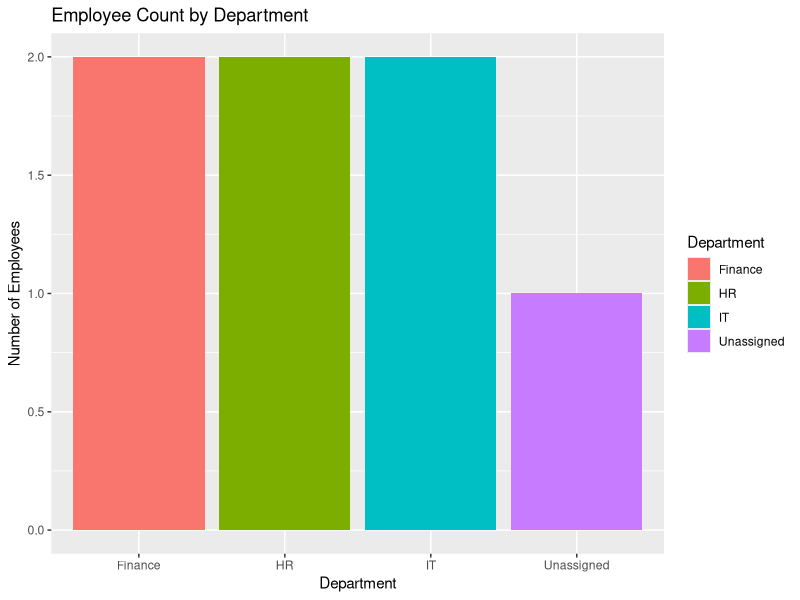
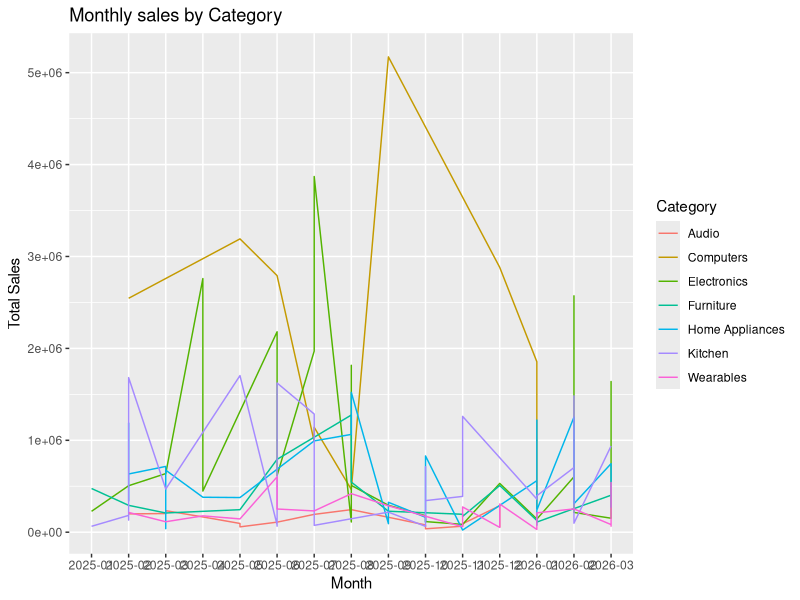
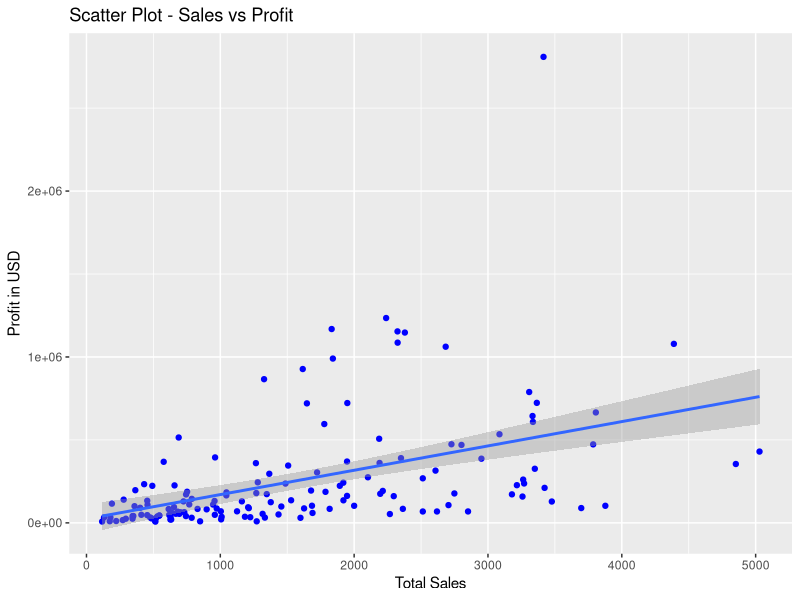
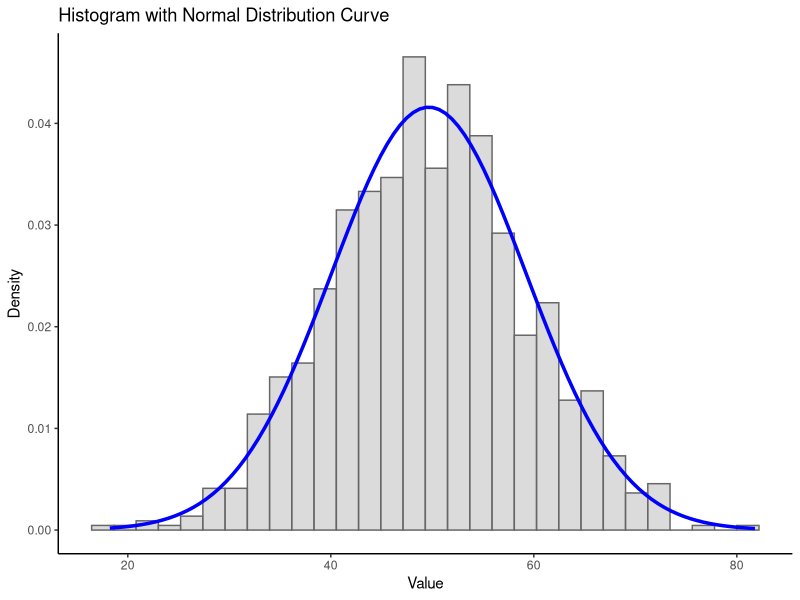

These charts were generated, in order, by the following R code:
# Read data for Q-62
library(ggplot2)
setwd("~/IGNOU-MSCDSA/Semester-I/programming-assignments/ignou-mscdsa/Semester-1/MCSL065/R-Programming-Session-17-20")
employee_data <- read.csv(file = "employees.csv")

# Q-62
employee_data$Department[is.na(employee_data$Department)] <- "Unassigned"
ggplot(employee_data, aes(x=Department, fill = Department)) + geom_bar() + labs(title="Employee Count by Department", x="Department", y="Number of Employees")

# Q-63
product_data <- read.csv(file = "PRODUCT.csv")
ggplot(product_data, aes(x=Month, y=Total_Sales_USD, colour = Category, group = Category)) + geom_line() + labs(title = "Monthly sales by Category", x="Month", y="Total Sales")

# Q-64
ggplot(product_data, aes(x=Units_Sold, y=Net_Profit_USD)) + geom_point(color = "blue") + geom_smooth(method = "lm") + labs(title = "Scatter Plot - Sales vs Profit", x="Total Sales", y="Profit in USD")

# Q-65
# 1. Generate dataset
set.seed(101)
sim_data <- data.frame(Value = rnorm(1000, mean = 50, sd = 10))

# 2. Build plot layer by layer using '+'
ggplot(sim_data, aes(x = Value)) +
  geom_histogram(aes(y = after_stat(density)), bins = 30, fill = "gray80", color = "gray40", alpha = 0.7) +
  stat_function(
    fun = dnorm, 
    args = list(mean = mean(sim_data$Value), sd = sd(sim_data$Value)),
    color = "blue", 
    linewidth = 1.2
  ) +
  labs(
    title = "Histogram with Normal Distribution Curve",
    x = "Value",
    y = "Density"
  ) +
  theme_classic()
